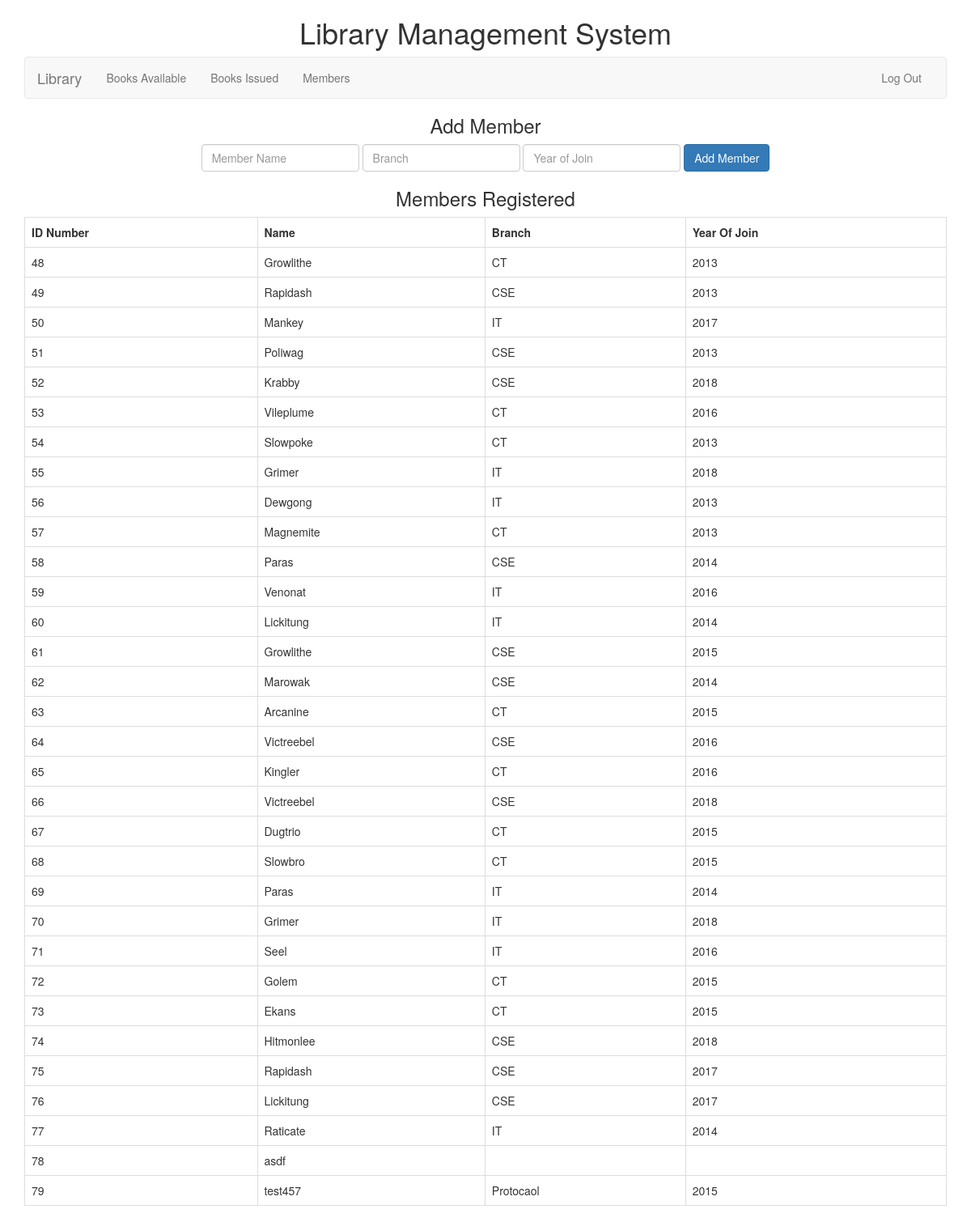
Page /members (signed in) on the committed database.
### tables this page shows
CREATE TABLE "member_table" (
	`member_id`	INTEGER NOT NULL PRIMARY KEY AUTOINCREMENT,
	`member_name`	TEXT,
	`branch`	TEXT,
	`year_of_join`	INTEGER
);

### application.py (the view)
@app.route("/members", methods=["GET", "POST"])
def member():
    if session.get("user_id") is None:
        return redirect(url_for("login"))
    if request.method == "POST":
        if not request.form.get('member_name'):
            return render_template("apology.html", failMessage="Must Provide Member Name.")
        rows = db.execute("INSERT INTO member_table (member_name, branch, year_of_join) "
                          "VALUES (:mname, :branch, :yrj)",
                          mname=request.form.get("member_name"),
                          branch=request.form.get("branch"),
                          yrj=request.form.get("year_of_join"))
        rows = db.execute("SELECT * FROM member_table")
        return render_template("member.html", members=rows)
    else:
        rows = db.execute("SELECT * FROM member_table")
        return render_template("member.html", members=rows)

### sqllibrary.py (called while the page is built)
    def execute(self, text, *multiparams, **params):
        try:
            statement = sqlalchemy.text(text).bindparams(*multiparams, **params)
            result = self.engine.execute(str(statement.compile(compile_kwargs={"literal_binds": True})))
            if result.returns_rows:
                rows = result.fetchall()
                return [dict(row) for row in rows]
            elif result.lastrowid is not None:
                return result.lastrowid
            else:
                return result.rowcount
        except sqlalchemy.exc.IntegrityError:
            return None
        except Exception as e:
            raise RuntimeError(e)

### templates/member.html (shortened to what this page needs)
{% extends "layout.html" %}
{% block main %}
    <h3>Add Member</h3>
    <fieldset>
        <form action="{{ url_for('member')}}" class="form-inline" method="post">
            <div class="form-group">
                <input autocomplete="off" autofocus class="form-control" name="member_name" placeholder="Member Name" type="text"/>
            </div>
            <div class="form-group">
                <input autocomplete="off" autofocus class="form-control" name="branch" placeholder="Branch" type="text"/>
            </div>
            <div class="form-group">
                <input autocomplete="off" autofocus class="form-control" name="year_of_join" placeholder="Year of Join" type="text"/>
            </div>
            <div class="form-group">
                <button class="btn btn-primary" type="submit">Add Member</button>
            </div>
        </form>
    </fieldset>
    <h3>Members Registered</h3>
    <table class="table table-bordered">
        <tr>
            <th>ID Number</th>
            <th>Name</th>
            <th>Branch</th>
            <th>Year Of Join</th>
        </tr>
        {% for member in members %}
        <tr>
            <td>{{ member['member_id'] }}</td>
            <td>{{ member['member_name'] }}</td>
            <td>{{ member['branch'] }}</td>
            <td>{{ member['year_of_join'] }}</td>
        </tr>
        {% endfor %}
    </table>
{% endblock %}

### templates/layout.html (shortened to what this page needs)
<!DOCTYPE html>
<html lang="en">
    <head>
        <link href="https://maxcdn.bootstrapcdn.com/bootstrap/3.3.7/css/bootstrap.min.css" rel="stylesheet"/>
    </head>
    <body>
        <div class="container">
            <h1>Library Management System</h1>
            <nav class="navbar navbar-default">
                <div class="container-fluid">
                    <div class="navbar-header">
                        <a class="navbar-brand" href="{{ url_for('index') }}">Library</a>
                    </div>
                    <div class="collapse navbar-collapse" id="navbar">
                        {% if session.user_id %}
                            <ul class="nav navbar-nav">
                                <li><a href="{{ url_for('bookAvailable') }}">Books Available</a></li>
                                <li><a href="{{ url_for('bookIssues') }}">Books Issued</a></li>
                                <li><a href="{{ url_for('member') }}">Members</a></li>
                            </ul>
                            <ul class="nav navbar-nav navbar-right">
                                <li><a href="{{ url_for('logout') }}">Log Out</a></li>
                            </ul>
                        {% else %}
                            <ul class="nav navbar-nav navbar-right">
                                <li><a href="{{ url_for('register') }}">Register</a></li>
                                <li><a href="{{ url_for('login') }}">Log In</a></li>
                            </ul>
                        {% endif %}
                    </div>
                </div>
            </nav>
            <div class="main-content">
                {% block main %}
                {% endblock %}
            </div>
        </div>
    </body>
</html>

### templates/layout.html (style rules this page uses)
.container { margin-left: auto; margin-right: auto; text-align: center; }
.form-control { display: inline-block; width: auto; }
td { text-align: left; }

### rows in the picture
member_table: member_id "48", member_name "Growlithe", branch "CT", year_of_join "2013"
member_table: member_id "49", member_name "Rapidash", branch "CSE", year_of_join "2013"
member_table: member_id "50", member_name "Mankey", branch "IT", year_of_join "2017"
member_table: member_id "51", member_name "Poliwag", branch "CSE", year_of_join "2013"
member_table: member_id "52", member_name "Krabby", branch "CSE", year_of_join "2018"
member_table: member_id "53", member_name "Vileplume", branch "CT", year_of_join "2016"
member_table: member_id "54", member_name "Slowpoke", branch "CT", year_of_join "2013"
member_table: member_id "55", member_name "Grimer", branch "IT", year_of_join "2018"
member_table: member_id "56", member_name "Dewgong", branch "IT", year_of_join "2013"
member_table: member_id "57", member_name "Magnemite", branch "CT", year_of_join "2013"
member_table: member_id "58", member_name "Paras", branch "CSE", year_of_join "2014"
member_table: member_id "59", member_name "Venonat", branch "IT", year_of_join "2016"
member_table: member_id "60", member_name "Lickitung", branch "IT", year_of_join "2014"
member_table: member_id "61", member_name "Growlithe", branch "CSE", year_of_join "2015"
member_table: member_id "62", member_name "Marowak", branch "CSE", year_of_join "2014"
member_table: member_id "63", member_name "Arcanine", branch "CT", year_of_join "2015"
member_table: member_id "64", member_name "Victreebel", branch "CSE", year_of_join "2016"
member_table: member_id "65", member_name "Kingler", branch "CT", year_of_join "2016"
member_table: member_id "66", member_name "Victreebel", branch "CSE", year_of_join "2018"
member_table: member_id "67", member_name "Dugtrio", branch "CT", year_of_join "2015"
member_table: member_id "68", member_name "Slowbro", branch "CT", year_of_join "2015"
member_table: member_id "69", member_name "Paras", branch "IT", year_of_join "2014"
member_table: member_id "70", member_name "Grimer", branch "IT", year_of_join "2018"
member_table: member_id "71", member_name "Seel", branch "IT", year_of_join "2016"
member_table: member_id "72", member_name "Golem", branch "CT", year_of_join "2015"
member_table: member_id "73", member_name "Ekans", branch "CT", year_of_join "2015"
member_table: member_id "74", member_name "Hitmonlee", branch "CSE", year_of_join "2018"
member_table: member_id "75", member_name "Rapidash", branch "CSE", year_of_join "2017"
member_table: member_id "76", member_name "Lickitung", branch "CSE", year_of_join "2017"
member_table: member_id "77", member_name "Raticate", branch "IT", year_of_join "2014"
member_table: member_id "78", member_name "asdf"
member_table: member_id "79", member_name "test457", branch "Protocaol", year_of_join "2015"
